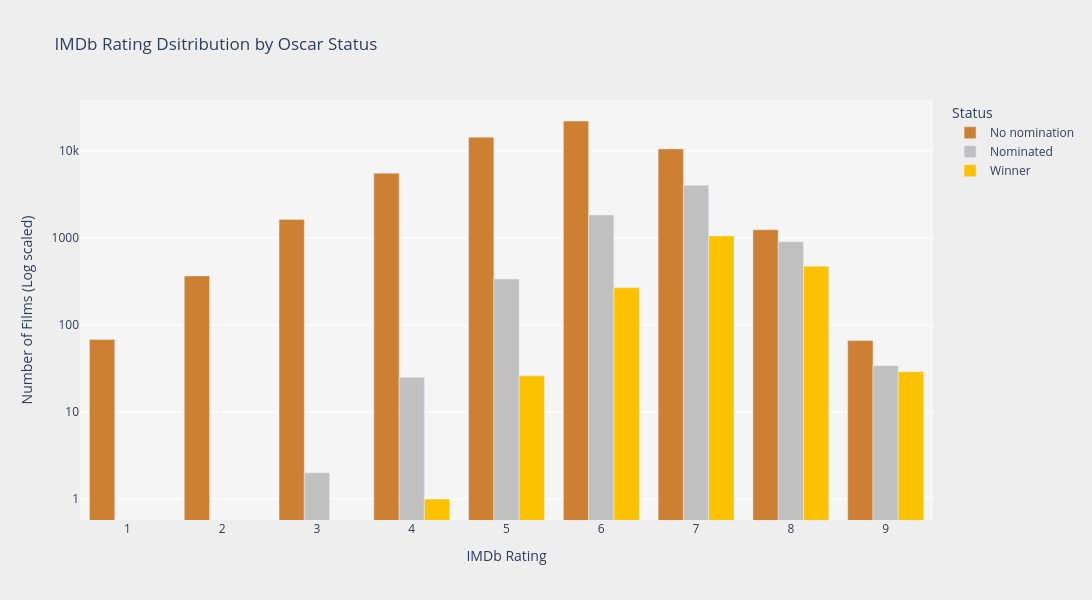

Notebook cell for this chart:
### Markdown cell above
## Creating the bar chart for rating and vote counts
We plot the rating and vote counts along with tooltips for average user votes and average meta critic scores per film in each rating bucket.

### Code cell
fig = px.bar(
    rating_bin_counts,
    x='rating_bin',
    y='count',
    color='Status',
    barmode='group',
    title='IMDb Rating Dsitribution by Oscar Status',
    hover_data={
        'rating_bin': False,
        'Status': False,
        'count': ':,',
        'avg_votes': ':,',
        'avg_meta_score': True
    },
    labels={
        'count': 'Film Count',
        'avg_votes': 'Average User Votes',
        'avg_meta_score': 'Average Metacritic Score'
    },
    color_discrete_sequence=['#cd7f32', '#c0c0c0', '#fcc200'],
    # xaxis=dict(gridcolor='rgba(0,0,0,0.2)', zeroline=True, zerolinecolor='rgba(0,0,0,1)')
)

fig.update_layout(
    yaxis=dict(type='log', dtick=1),
    xaxis_title='IMDb Rating',
    yaxis_title='Number of Films (Log scaled)',
    paper_bgcolor='#eeeeee',
    plot_bgcolor='#F5F5F5',
    height=600,
    width=1100
)

fig.show(config={'displayModeBar': False})

### Figure 1 — Plotly figure (JSON) as saved in the notebook; plotly's stock layout.template omitted (floating-point values rounded to 4 significant figures)
{"data": [{"alignmentgroup": "True", "customdata": [["No nomination", 10178, 30.6], ["No nomination", 4329, 20.6], ["No nomination", 2910, 26.8], ["No nomination", 3223, 34.4], ["No nomination", 6614, 44.7], ["No nomination", 12540, 57.9], ["No nomination", 20691, 69.7], ["No nomination", 37348, 77.8], ["No nomination", 1712, 61.5]], "hovertemplate": "Film Count=%{y:,}<br>Average User Votes=%{customdata[1]:,}<br>Average Metacritic Score=%{customdata[2]}<extra></extra>", "legendgroup": "No nomination", "marker": {"color": "#cd7f32", "pattern": {"shape": ""}}, "name": "No nomination", "offsetgroup": "No nomination", "orientation": "v", "showlegend": true, "textposition": "auto", "type": "bar", "x": [1, 2, 3, 4, 5, 6, 7, 8, 9], "xaxis": "x", "y": [68, 365, 1628, 5535, 14310, 21971, 10501, 1239, 66], "yaxis": "y"}, {"alignmentgroup": "True", "customdata": [["Nominated", 501, "N/A"], ["Nominated", 23200, 36], ["Nominated", 13032, 55.7], ["Nominated", 41343, 63.3], ["Nominated", 126453, 76.6], ["Nominated", 622777, 83.1], ["Nominated", 2148647, 91]], "hovertemplate": "Film Count=%{y:,}<br>Average User Votes=%{customdata[1]:,}<br>Average Metacritic Score=%{customdata[2]}<extra></extra>", "legendgroup": "Nominated", "marker": {"color": "#c0c0c0", "pattern": {"shape": ""}}, "name": "Nominated", "offsetgroup": "Nominated", "orientation": "v", "showlegend": true, "textposition": "auto", "type": "bar", "x": [3, 4, 5, 6, 7, 8, 9], "xaxis": "x", "y": [2, 25, 336, 1827, 4021, 901, 34], "yaxis": "y"}, {"alignmentgroup": "True", "customdata": [["Winner", 866, "N/A"], ["Winner", 48418, 63.7], ["Winner", 35177, 65.1], ["Winner", 162039, 78.6], ["Winner", 668300, 84.7], ["Winner", 1872414, 93.3]], "hovertemplate": "Film Count=%{y:,}<br>Average User Votes=%{customdata[1]:,}<br>Average Metacritic Score=%{customdata[2]}<extra></extra>", "legendgroup": "Winner", "marker": {"color": "#fcc200", "pattern": {"shape": ""}}, "name": "Winner", "offsetgroup": "Winner", "orientation": "v", "showlegend": true, "textposition": "auto", "type": "bar", "x": [4, 5, 6, 7, 8, 9], "xaxis": "x", "y": [1, 26, 267, 1052, 473, 29], "yaxis": "y"}], "layout": {"barmode": "group", "height": 600, "legend": {"title": {"text": "Status"}, "tracegroupgap": 0}, "paper_bgcolor": "#eeeeee", "plot_bgcolor": "#F5F5F5", "title": {"text": "IMDb Rating Dsitribution by Oscar Status"}, "width": 1100, "xaxis": {"anchor": "y", "domain": [0, 1], "title": {"text": "IMDb Rating"}}, "yaxis": {"anchor": "x", "domain": [0, 1], "dtick": 1, "title": {"text": "Number of Films (Log scaled)"}, "type": "log"}}}
